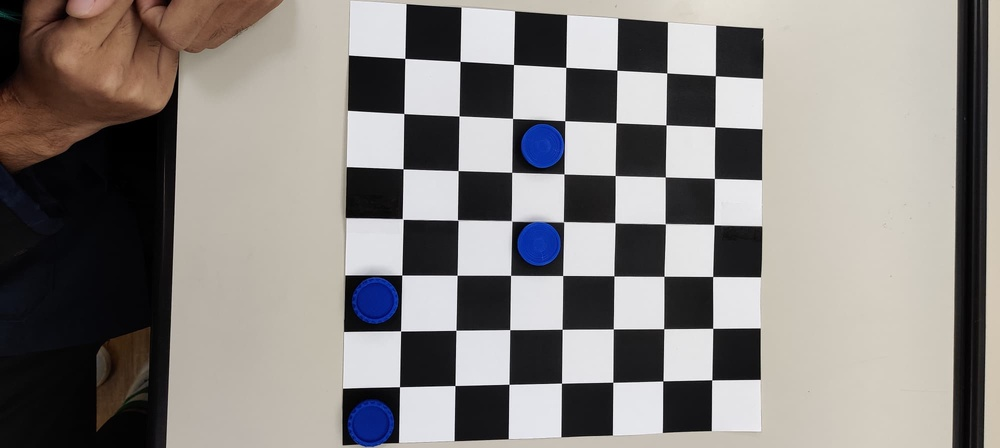
#> input picture Board.jpg, 1000 x 448 px, shrunk from 2000 x 896 before the run
$ python 02_find_upper_lower_color.py
#> lines starting #> are read from the running program, lines starting #| are printed output that depends on the picture; after the words box and inside, x2 and y2 are one past the last pixel; in counts of white or black regions, pixels touching at a corner belong together
#Trackbar find the specific Value HSV
import cv2
import numpy as np

def callback(x):
    pass

cv2.namedWindow('Input_Range')

ilowH = 0
ihighH = 360

ilowS = 0
ihighS = 255

ilowV = 0
ihighV = 255

#create trackbars for color change
cv2.createTrackbar('low_HUE','Input_Range',ilowH,360,callback)
#> slider 'low_HUE' is set to 72
cv2.createTrackbar('high_HUE','Input_Range',ihighH,360,callback)

cv2.createTrackbar('low_Saturate','Input_Range',ilowS,255,callback)
#> slider 'low_Saturate' is set to 51
cv2.createTrackbar('high_Saturate','Input_Range',ihighS,255,callback)

cv2.createTrackbar('low_Intensity','Input_Range',ilowV,255,callback)
#> slider 'low_Intensity' is set to 51
cv2.createTrackbar('high_Intensity','Input_Range',ihighV,255,callback)

file_path = 'Board.jpg'

while(1):
    cap = cv2.imread(file_path,1)
#> cap is the input picture: shape (448, 1000, 3); mean B, G, R 129.7, 132.8, 137

    #get Trackbar positions
    ilowH = cv2.getTrackbarPos('low_HUE','Input_Range')
    ihighH = cv2.getTrackbarPos('high_HUE','Input_Range')
    ilowS = cv2.getTrackbarPos('low_Saturate','Input_Range')
    ihighS = cv2.getTrackbarPos('high_Saturate','Input_Range')
    ilowV = cv2.getTrackbarPos('low_Intensity','Input_Range')
    ihighV = cv2.getTrackbarPos('high_Intensity','Input_Range')

    hsv = cv2.cvtColor(cap, cv2.COLOR_BGR2HSV)
#> hsv: shape (448, 1000, 3); mean H, S, V 58.9, 33, 140.2
    cv2.imshow('RGB',cap)
    lower_hsv = np.array([ilowH,ilowS,ilowV])
    higher_hsv = np.array([ihighH,ihighS,ihighV])
    mask = cv2.inRange(hsv,lower_hsv,higher_hsv)
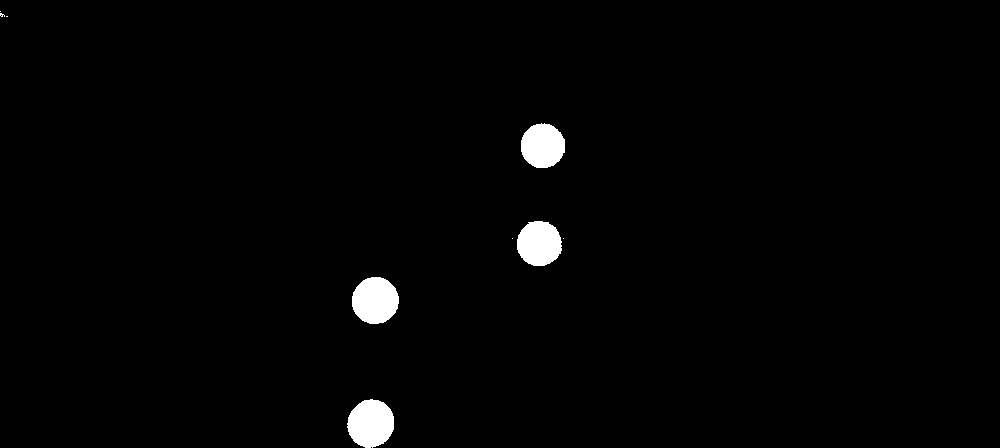
#> mask: shape (448, 1000); 1.5% white; 9 white regions (5 under 20 px), largest, box (x1, y1, x2, y2) and area: (347, 399, 394, 448) 1774, (352, 277, 399, 324) 1733, (517, 221, 562, 266) 1604, (521, 123, 565, 168) 1559
    #cv2.imshow('mask',mask)

    cap = cv2.bitwise_and(cap,cap,mask=mask)

    #show Thresholded image
    cv2.imshow('cap',cap)

    #print(ilowH,ilowS,ilowV)
    if(cv2.waitKey(1) & 0xFF == ord('q')):
#> (key q is pressed here)
        break
cv2.destroyAllWindows()
